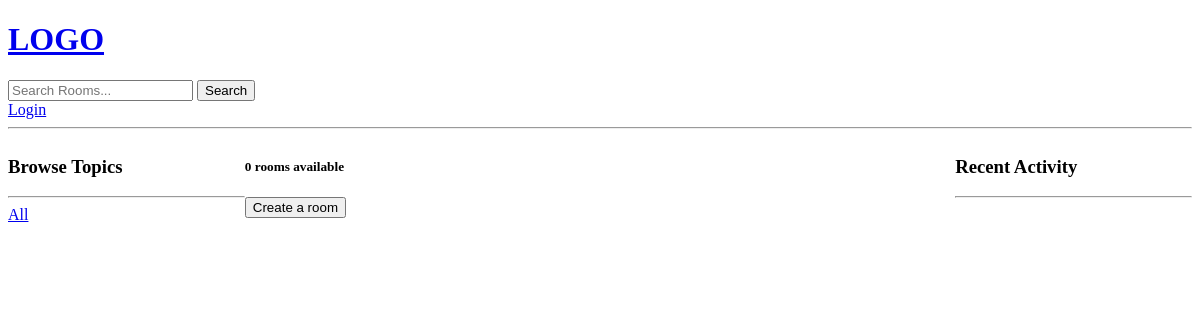
Before: /base/?q=Python with the older database file.
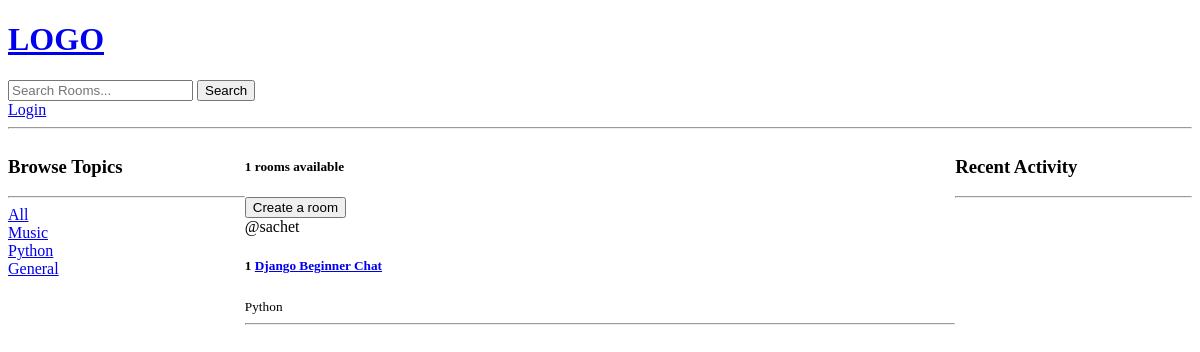
After: the same page with the newer database file.
### base/models.py (models this page shows, shortened)
class Topic(models.Model):
    name= models.CharField(max_length= 50)

class Room(models.Model):
    host = models.ForeignKey(User, on_delete= models.SET_NULL, null= True)
    topic = models.ForeignKey(Topic, on_delete= models.SET_NULL, null= True)
    name= models.CharField(max_length= 100)
    description= models.TextField(null= True, blank= True )
    participants= models.ManyToManyField(User, related_name= 'participants', blank=True)
    created = models.DateTimeField(auto_now_add = True)
    updated = models.DateTimeField(auto_now= True)
    class Meta:
        ordering= ['-updated', '-created']

### base/views.py (the view)
# urls.py: path('', views.home, name= 'home'),
def home(request):
    q= request.GET.get('q', '')
    rooms= Room.objects.filter(
        Q(topic__name__icontains = q) |
        Q(name__icontains = q) |
        Q(description__icontains = q)
    )
    room_count = rooms.count()
    last_n_recent = 5
    messages = Message.objects.filter(Q(body__icontains = q) | Q(room__name__icontains = q)).order_by('-updated')[:last_n_recent]
    topics= Topic.objects.all()
    context= {
        'rooms': rooms,
        'topics': topics,
        'room_count': room_count,
        'recent_messages': messages
    }
    return render(request,
                  'base/home.html',
                  context
                  )

### base/templates/base/home.html (shortened to what this page needs)
{% extends 'main.html' %}
{% block content %}
<div class="home-container">
    <div class="sidebar">
        {% include 'base/topics_component.html' %}
    </div>
    <div class="content">
        <h5> {{room_count}} rooms available </h5>
        <a href= "{% url 'create_room' %}"><button> Create a room </button> </a>
        {% include 'base/feed_component.html' %}
    </div>
    <div class="recent-activities">
        {% include 'base/activity_component.html' %}
    </div>
</div>
{% endblock content %}

### base/templates/base/topics_component.html
<h3> Browse Topics </h3>
<hr>
<div>
    <a href=" {% url 'home' %}"> All </a>
</div>
{% for topic in topics %}
<div>
    <a href=" {% url 'home' %}?q={{topic.name}}"> {{topic.name}} </a>
</div>
{% endfor %}

### base/templates/base/feed_component.html (shortened to what this page needs)
<div>
            {% for room in rooms %}
                <div>
                    <span> @{{room.host.username}} </span>
                    <h5> {{room.id}} <a href= "{% url 'room' room.id %}"> {{room.name}} </a> </h5>
                    <small> {{room.topic.name}}</small>
                    <br>
                    <hr>
                </div>
            {% endfor %}
        </div>

Changed rows visible on the page:
added Topic: name "Music"
added Topic: name "Python"
added Topic: name "General"
now on this page (row edited): Room: host.username "sachet", id "1", name "Django Beginner Chat", topic.name "Python"
Other visible differences:
{{ room_count }}: "0" → "1"
